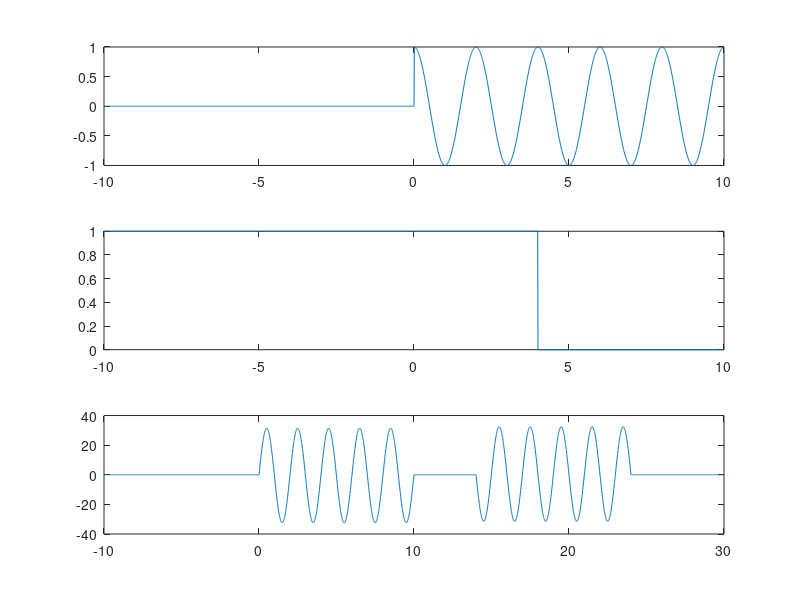

The MATLAB script that drew this image:
t=[-10:0.01:10];
y1=cos(pi.*t).*((t>0).*1+(t<0).*0);
figure(1);
subplot(3,1,1);
plot(t,y1);
y2=(t<0).*0+(t>4).*0+(4>t>0).*1;
subplot(3,1,2);
plot(t,y2);
n=length(y1)+length(y2)-2;
t=[-10:0.01:n*0.01-10];
result=conv(y1,y2);
subplot(3,1,3);
plot(t,result);
